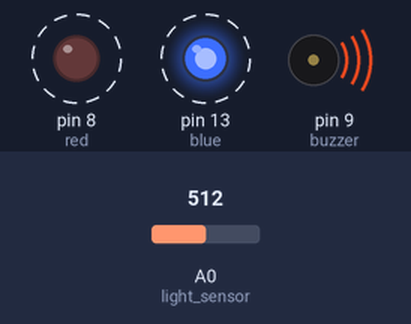
The sketch below on a simulated Arduino Uno, built with avr-gcc and run on an emulated ATmega328P. Parts: output pins drawn as LEDs (lit = HIGH), buzzer (waves = sounding). Dashed ring = blinking. The test bench sets the inputs (shaded band); at power-on: A0 (light_sensor) = 512. Sleep ends after the set time or at an interrupt.

Above: at 1.3 s.
1.4 s: A0 (light_sensor) set to 414
4.4 s: A0 (light_sensor) set to 386
At 5.1 s:
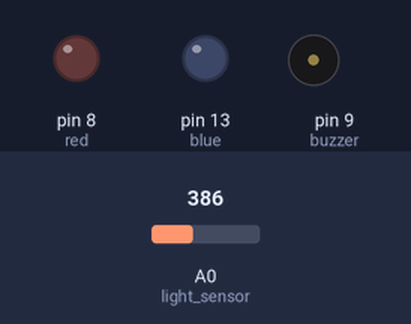
6.0 s: A0 (light_sensor) set to 410
At 6.5 s:
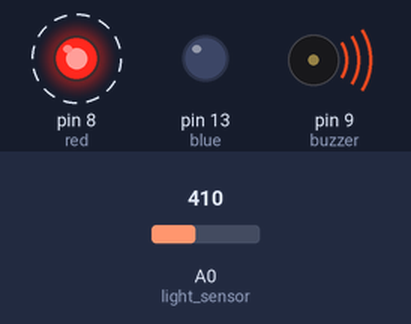
9.0 s: A0 (light_sensor) set to 390
At 10.2 s:
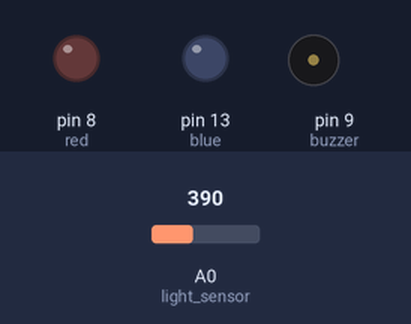
Timing chart, 0 to 11.6 s (numbered marks = the images above; inputs shaded):
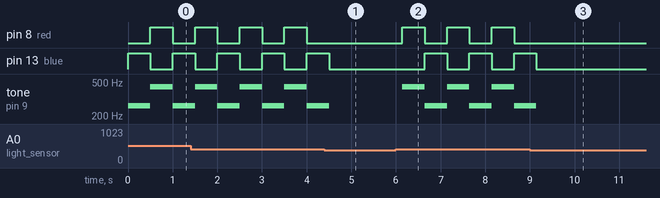

The sketch:

light_alarm.ino
```cpp
//#include <HIDSerial.h>
#include <avr/sleep.h>
#include <avr/power.h>
#include <avr/wdt.h>
#include "pitches.h"

#define buzzer 9
#define red   8
#define blue  13
#define light_sensor A0

//HIDSerial serial;

static long duration = 500;
int ton = NOTE_A4;
int barva = 8;

volatile int f_wdt = 1;

ISR(WDT_vect)
{
  if(f_wdt == 0)
  {
    f_wdt=1;
  }
}

void enterSleep(void)
{
  set_sleep_mode(SLEEP_MODE_PWR_DOWN);   /* EDIT: could also use SLEEP_MODE_PWR_DOWN for lowest power consumption. */
  sleep_enable();
  /* Now enter sleep mode. */
  sleep_mode();
  /* The program will continue from here after the WDT timeout*/
  sleep_disable(); /* First thing to do is disable sleep. */

  /* Re-enable the peripherals. */
  power_all_enable();
}

void setup() {
  //serial.begin();
  pinMode(buzzer, OUTPUT);
  digitalWrite(buzzer, LOW);
  pinMode(red, OUTPUT);
  pinMode(blue, OUTPUT);
  digitalWrite(red, LOW);
  digitalWrite(blue, LOW);

  /* Clear the reset flag. */
  MCUSR &= ~(1<<WDRF);
  /* In order to change WDE or the prescaler, we need to
   * set WDCE (This will allow updates for 4 clock cycles).
   */
  WDTCSR |= (1<<WDCE) | (1<<WDE);
  /* set new watchdog timeout prescaler value */
   WDTCSR = 1<<WDP1 | 1<<WDP2;            // 1.0 seconds
  /* other options (see page 57 of ATmega328 datasheet)
   WDTCSR = 1<<WDP2;                      // 0.25 seconds
   WDTCSR = 1<<WDP0 | 1<<WDP2;            // 0.5 seconds
   WDTCSR = 1<<WDP1 | 1<<WDP2;            // 1.0 seconds
   WDTCSR = 1<<WDP0 | 1<<WDP1 | 1<<WDP2;  // 2.0 seconds
   WDTCSR = 1<<WDP3;                      // 4.0 seconds
   WDTCSR = 1<<WDP3 | 1<<WDP0;            // 8.0 seconds
   */

  /* Enable the WD interrupt (note no reset). */
  WDTCSR |= _BV(WDIE);
}

void loop() {
  int light_value;
  if(f_wdt==1) {
    light_value = analogRead(light_sensor);
    if (light_value > 400) {
      if (ton == NOTE_A4) {
        ton = NOTE_C4;
        barva = 13;
      }
      else {
        ton = NOTE_A4;
        barva = 8;
      }
      //serial.println(light_value);
      //serial.poll();
      tone(buzzer, ton, duration);
      digitalWrite(barva, HIGH);
      delay(duration);
      digitalWrite(barva, LOW);
    }
    else {
      f_wdt = 0;
      enterSleep();
    }
  }
}
```

pitches.h
```cpp
/*************************************************
  * Public Constants
  *************************************************/

#define NOTE_B0  31
#define NOTE_C1  33
#define NOTE_CS1 35
#define NOTE_D1  37
#define NOTE_DS1 39
#define NOTE_E1  41
#define NOTE_F1  44
#define NOTE_FS1 46
#define NOTE_G1  49
#define NOTE_GS1 52
#define NOTE_A1  55
#define NOTE_AS1 58
#define NOTE_B1  62
#define NOTE_C2  65
#define NOTE_CS2 69
#define NOTE_D2  73
#define NOTE_DS2 78
#define NOTE_E2  82
#define NOTE_F2  87
#define NOTE_FS2 93
#define NOTE_G2  98
#define NOTE_GS2 104
#define NOTE_A2  110
#define NOTE_AS2 117
#define NOTE_B2  123
#define NOTE_C3  131
#define NOTE_CS3 139
#define NOTE_D3  147
#define NOTE_DS3 156
#define NOTE_E3  165
#define NOTE_F3  175
#define NOTE_FS3 185
#define NOTE_G3  196
#define NOTE_GS3 208
#define NOTE_A3  220
#define NOTE_AS3 233
#define NOTE_B3  247
#define NOTE_C4  262
#define NOTE_CS4 277
#define NOTE_D4  294
#define NOTE_DS4 311
#define NOTE_E4  330
#define NOTE_F4  349
#define NOTE_FS4 370
#define NOTE_G4  392
#define NOTE_GS4 415
#define NOTE_A4  440
#define NOTE_AS4 466
#define NOTE_B4  494
#define NOTE_C5  523
#define NOTE_CS5 554
#define NOTE_D5  587
#define NOTE_DS5 622
#define NOTE_E5  659
#define NOTE_F5  698
#define NOTE_FS5 740
#define NOTE_G5  784
#define NOTE_GS5 831
#define NOTE_A5  880
#define NOTE_AS5 932
#define NOTE_B5  988
#define NOTE_C6  1047
#define NOTE_CS6 1109
#define NOTE_D6  1175
#define NOTE_DS6 1245
#define NOTE_E6  1319
#define NOTE_F6  1397
#define NOTE_FS6 1480
#define NOTE_G6  1568
#define NOTE_GS6 1661
#define NOTE_A6  1760
#define NOTE_AS6 1865
#define NOTE_B6  1976
#define NOTE_C7  2093
#define NOTE_CS7 2217
#define NOTE_D7  2349
#define NOTE_DS7 2489
#define NOTE_E7  2637
#define NOTE_F7  2794
#define NOTE_FS7 2960
#define NOTE_G7  3136
#define NOTE_GS7 3322
#define NOTE_A7  3520
#define NOTE_AS7 3729
#define NOTE_B7  3951
#define NOTE_C8  4186
#define NOTE_CS8 4435
#define NOTE_D8  4699
#define NOTE_DS8 4978
```

Measured:
- the behaviour switches between 401 and 400 on A0 (light_sensor) (found by bisection; images 0 and 1)
- after the input at 4.4 s, pin 8 (red): stays LOW (without the input it goes to HIGH after 0.10 s); pin 13 (blue): goes on until 4.5 s, then stays LOW
- after the input at 6.0 s, pin 8 (red): alternates HIGH for 0.50 s and LOW for 0.50 s, starting after 0.14 s; pin 13 (blue): alternates HIGH for 0.50 s and LOW for 0.50 s, starting after 0.64 s; tone on pin 9 (buzzer): alternates 440 Hz for 0.50 s and 262 Hz for 0.50 s, starting after 0.14 s
- after the input at 9.0 s, pin 8 (red): stops changing and stays LOW; pin 13 (blue): goes on until 9.1 s, then stays LOW
- by itself, pin 8 (red), pin 13 (blue): alternates HIGH for 0.50 s and LOW for 0.50 s
- by itself, tone on pin 9 (buzzer): alternates 440 Hz for 0.50 s and 262 Hz for 0.50 s
